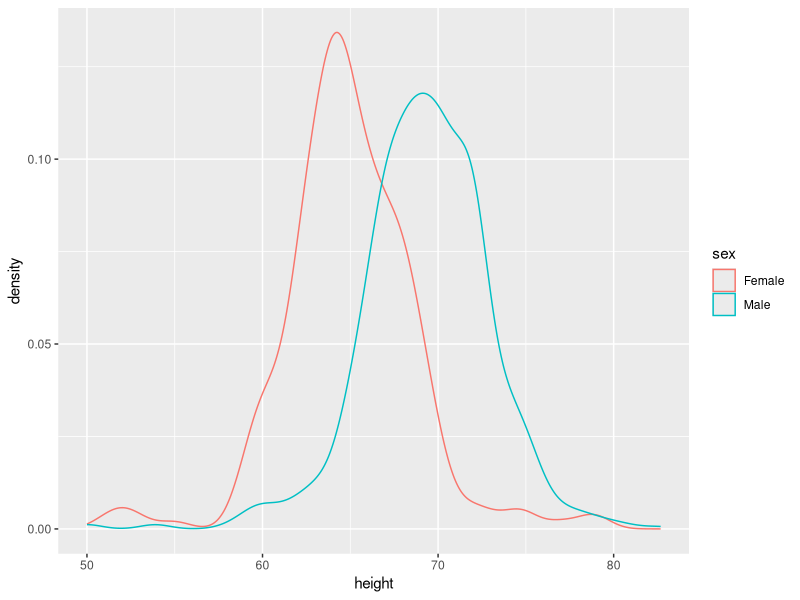

The R script that drew this image:
# Instructions
# In the previous exercise we made the two density plots, one for each sex, using:

# heights %>% 
#   ggplot(aes(height, group = sex)) + 
#   geom_density()

# We can also assign groups through the color or fill argument. 
# For example, if you type color = sex ggplot knows you want a different color for each sex. 
# So two densities must be drawn. You can therefore skip the group = sex mapping. 
# Using color has the added benefit that it uses color to distinguish the groups.

# Instructions
# Change the density plots from the previous exercise to add color.

library(dplyr)
library(ggplot2)
library(dslabs)
data(heights)

##cria gráficos de densidade separados por sexo usando cor para diferenciar
heights %>% 
  ggplot(aes(height, color = sex)) +
  geom_density()
